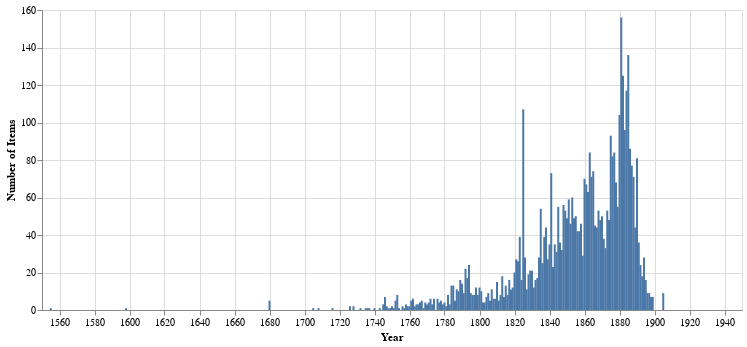

Notebook cell for this chart:
### Code cell
# Create a bar chart (limit to years greater than 0)
alt.Chart(year_counts.loc[year_counts['Year'] > 0]).mark_bar(size=2).encode(
    
    # Year on the X axis
    x=alt.X('Year:Q', axis=alt.Axis(format='c', title='Year')),
    
    # Number of objects on the Y axis
    y=alt.Y('Count:Q', title='Number of Items'),
    
    # Show details on hover
    tooltip=[alt.Tooltip('Year:Q', title='Year'), alt.Tooltip('Count:Q', title='Count', format=',')]
).properties(width=700)

### Figure 1 — Vega-Lite specification as saved in the notebook (floating-point values rounded to 4 significant figures; data arrays with more than 128 entries replaced by an {"elided": "..."} marker saying what was removed)
{"config": {"view": {"continuousWidth": 400, "continuousHeight": 300}}, "data": {"name": "data-fabd59ab6ed2f92f5e719d1fe39f4c5f"}, "mark": {"type": "bar", "size": 2}, "encoding": {"tooltip": [{"type": "quantitative", "field": "Year", "title": "Year"}, {"type": "quantitative", "field": "Count", "format": ",", "title": "Count"}], "x": {"type": "quantitative", "axis": {"format": "c", "title": "Year"}, "field": "Year"}, "y": {"type": "quantitative", "field": "Count", "title": "Number of Items"}}, "width": 700, "$schema": "https://vega.github.io/schema/vega-lite/v4.8.1.json", "datasets": {"data-fabd59ab6ed2f92f5e719d1fe39f4c5f": {"elided": "168 records"}}}
